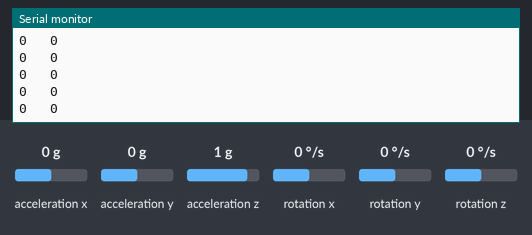
This sketch was run on a simulated ESP32. Parts: the last lines printed to the serial monitor. The test bench sets the inputs (shaded band); at power-on: rotation x 0 °/s, rotation z 0 °/s, acceleration x 0 g, acceleration y 0 g, acceleration z 1 g, rotation y 0 °/s. USB keyboard and mouse output is not drawn.

Above: at 4.2 s.
4.3 s: rotation x set to -192 °/s
At 5.1 s:
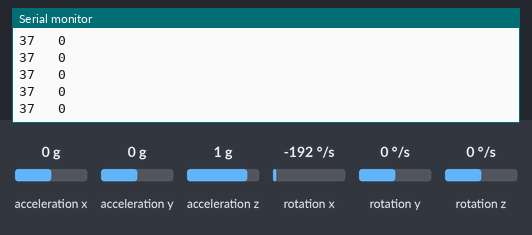
5.8 s: rotation z set to -192 °/s
At 6.7 s:
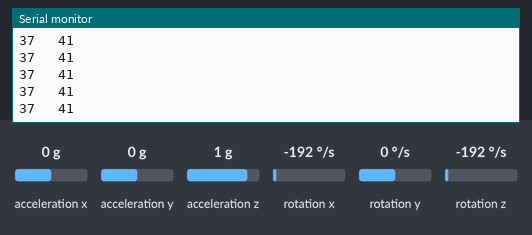
7.3 s: rotation x set to -100 °/s
At 8.1 s:
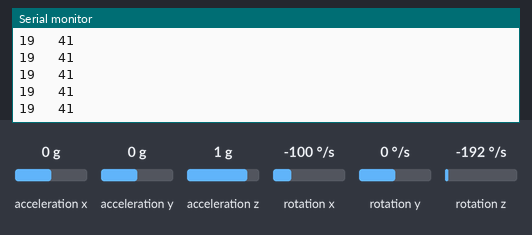
Timing chart, 0 to 10.3 s (numbered marks = the images above; inputs shaded):
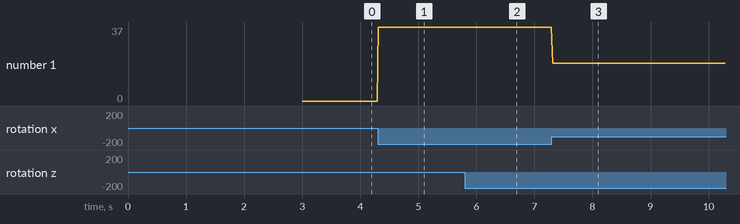

Measured:
- after the input at 4.3 s, the serial monitor: prints a new line at once (image 1)
- after the input at 5.8 s, the serial monitor: prints a new line at once (image 2)
- after the input at 7.3 s, the serial monitor: prints a new line at once (image 3)
- plotted number 1: 0 → 37 after the input at 4.3 s, 37 → 19 after the input at 7.3 s

The sketch:

ble_mouse.ino
```cpp
/**
   This example turns the ESP32 into a Bluetooth LE mouse that continuously moves the mouse.
*/
#include <BleMouse.h>
#include <MPU6050_tockn.h>
#include <Wire.h>

BleMouse bleMouse;
MPU6050 mpu6050(Wire);

int Sensitivity = 300;
int delta = 20;

void setup() {
  Serial.begin(115200);
  Wire.begin();
  mpu6050.begin();
  mpu6050.calcGyroOffsets(true);
  Serial.println("Starting BLE work!");
  bleMouse.begin();
}

unsigned long currTime = millis();

void loop() {
  if ((millis() - currTime) > delta) {
    mpu6050.update();
    uint16_t gX = mpu6050.getRawGyroX() / Sensitivity / 1.1  * -1;
    uint16_t gZ = mpu6050.getRawGyroZ() / Sensitivity  * -1;

    if (bleMouse.isConnected()) {
      Serial.print(gX);
      Serial.print("   ");
      Serial.print(gZ);
      Serial.print("\r\n");
      bleMouse.move(gZ, -gX);
    }
    currTime = millis();
  }

}
```
